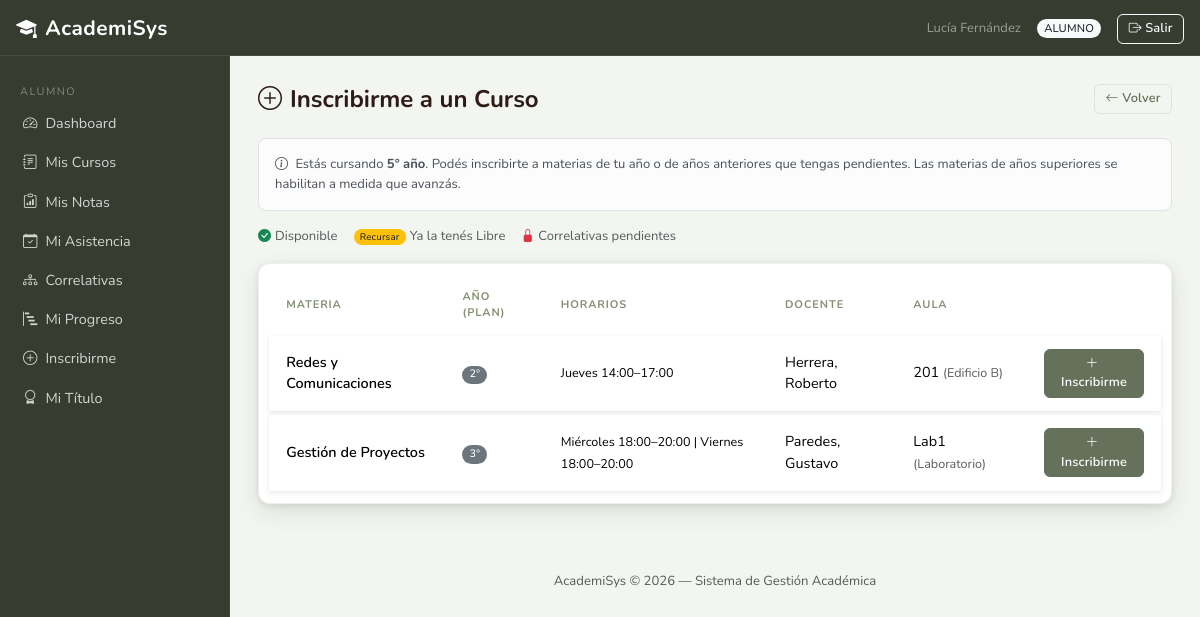
The app's page /index.php?controller=alumno&action=inscribirCurso (signed in) with its own data.
### tables this page shows
CREATE TABLE `curso` (
  `IDCurso` int(11) NOT NULL,
  `AnioLectivo` int(11) NOT NULL,
  `CodMateria` varchar(10) NOT NULL,
  `Legajo` int(11) NOT NULL,
  `IDAula` int(11) NOT NULL,
  `Activo` tinyint(1) NOT NULL DEFAULT 1
);

CREATE TABLE `materia` (
  `CodMateria` varchar(10) NOT NULL,
  `NomMateria` varchar(150) NOT NULL,
  `CodCarrera` varchar(10) DEFAULT NULL,
  `Anio` tinyint(3) UNSIGNED DEFAULT NULL,
  `ContMinimos` text DEFAULT NULL,
  `Activo` tinyint(1) NOT NULL DEFAULT 1
);

### core/Controller.php (called while the page is built, shortened)
<?php
abstract class Controller {
    protected function render(string $view, array $data = []): void {
        extract($data);
        require_once BASE_PATH . '/views/layouts/header.php';
        require_once BASE_PATH . "/views/{$view}.php";
        require_once BASE_PATH . '/views/layouts/footer.php';
    }
}

### controllers/AlumnoController.php (called while the page is built, shortened)
<?php
class AlumnoController extends Controller {
    private AlumnoModel     $alumnoModel;
    private CursoModel      $cursoModel;
    public function __construct() {
        $this->alumnoModel     = new AlumnoModel();
        $this->cursoModel      = new CursoModel();
    }
    public function inscribirCurso(): void {
        $dni    = (int)$_SESSION['usuario']['DNI'];
        $alumno = $this->alumnoModel->getByDNI($dni);
        $codCarrera = $alumno['CodCarrera'] ?? '';
        $anioMax = $this->alumnoModel->getAnioAcademico($alumno);
        $cursos = $this->cursoModel->getCursosDisponibles($dni, $codCarrera, $anioMax);
        $this->render('alumno/inscribir_curso', compact('cursos', 'error', 'anioMax'));
    }
}

### core/Router.php (called while the page is built, shortened)
<?php
class Router {
    public function dispatch(): void {
        $action     = preg_replace('/[^a-zA-Z]/', '', $_GET['action'] ?? 'login');
        $obj = new $className();
        $obj->$action();
    }
}

### index.php (called while the page is built, shortened)
<?php
require_once BASE_PATH . '/config/database.php';
require_once BASE_PATH . '/core/Model.php';
require_once BASE_PATH . '/core/Controller.php';
require_once BASE_PATH . '/core/Router.php';
$router = new Router();
$router->dispatch();

### core/Model.php (called while the page is built, shortened)
<?php
abstract class Model {
    public function __construct() {
        $this->db = Database::getConnection();
    }
}

### config/database.php (called while the page is built, shortened)
<?php
class Database {
    private static ?PDO $instance = null;
    public static function getConnection(): PDO {
        if (self::$instance === null) {
            $dsn  = 'mysql:host=localhost;dbname=academisys;charset=utf8mb4';
            $opts = [
                PDO::ATTR_ERRMODE            => PDO::ERRMODE_EXCEPTION,
                PDO::ATTR_DEFAULT_FETCH_MODE => PDO::FETCH_ASSOC,
                PDO::ATTR_EMULATE_PREPARES   => false,
            ];
            self::$instance = new PDO($dsn, 'root', '', $opts);
        }
        return self::$instance;
    }
}

### models/AlumnoModel.php (called while the page is built, shortened)
<?php
class AlumnoModel extends Model {
    public function getByDNI(int $dni): array {
        $stmt = $this->db->prepare("
            SELECT a.*, ca.NomCarrera, ca.DurAnios
              FROM Alumno a
              LEFT JOIN Carrera ca ON ca.CodCarrera = a.CodCarrera
             WHERE a.DNI = :dni
        ");
        $stmt->execute([':dni' => $dni]);
        return $stmt->fetch() ?: [];
    }
    public function getAnioAcademico(array $alumno): int {
        $anioIngreso = (int)date('Y', strtotime($alumno['FechaIngreso']));
        $anioActual  = (int)date('Y') - $anioIngreso + 1;
        $anioActual  = max(1, $anioActual);
        $durCarrera  = (int)($alumno['DurAnios'] ?? 0);
        if ($durCarrera > 0) {
            $anioActual = min($anioActual, $durCarrera);
        }
        return $anioActual;
    }
}

### models/CursoModel.php (called while the page is built, shortened)
<?php
class CursoModel extends Model {
    public function getCursosDisponibles(int $dni, string $codCarrera, int $anioMax): array {
        $stmt->execute([
            ':dni'     => $dni,
            ':dni2'    => $dni,
            ':dni3'    => $dni,
            ':carrera' => $codCarrera,
            ':anioMax' => $anioMax,
        ]);
        return $stmt->fetchAll();
    }
}

### views/alumno/inscribir_curso.php (the view, shortened to what this page needs)
<div class="d-flex justify-content-between align-items-center mb-4">
    <h4 class="fw-bold mb-0"><i class="bi bi-plus-circle me-2"></i>Inscribirme a un Curso</h4>
    <a href="index.php?controller=alumno&action=miProgreso" class="btn btn-outline-secondary btn-sm">
        <i class="bi bi-arrow-left me-1"></i>Volver
    </a>
</div>
<div class="alert alert-light border small mb-3">
    <i class="bi bi-info-circle me-1"></i>
    Estás cursando <strong><?= (int)$anioMax ?>° año</strong>. Podés inscribirte a materias de tu año o de
    años anteriores que tengas pendientes. Las materias de años superiores se habilitan a medida que avanzás.
</div>
<?php if (empty($cursos)): ?>
    <div class="alert alert-info">No hay cursos disponibles para inscribirse en este momento.</div>
<?php else: ?>
<div class="d-flex gap-3 mb-3 small text-muted">
    <span><i class="bi bi-check-circle-fill text-success me-1"></i>Disponible</span>
    <span><span class="badge bg-warning text-dark me-1" style="font-size:.6rem">Recursar</span>Ya la tenés Libre</span>
    <span><i class="bi bi-lock-fill text-danger me-1"></i>Correlativas pendientes</span>
</div>
<div class="card border-0 shadow-sm">
    <div class="card-body p-0">
        <table class="table table-hover align-middle mb-0">
            <thead class="table-light">
                <tr>
                    <th>Materia</th>
                    <th>Año (plan)</th>
                    <th>Horarios</th>
                    <th>Docente</th>
                    <th>Aula</th>
                    <th></th>
                </tr>
            </thead>
            <tbody>
            <?php foreach ($cursos as $c):
                $bloqueada = (int)$c['CorrelativasPendientes'] > 0;
            ?>
                <tr class="<?= $bloqueada ? 'table-warning' : '' ?>">
                    <td class="fw-semibold">
                        <?= htmlspecialchars($c['NomMateria']) ?>
                    </td>
                    <td><span class="badge bg-secondary"><?= (int)$c['AnioMateria'] ?>°</span></td>
                    <td><small><?= htmlspecialchars($c['Horarios'] ?? '—') ?></small></td>
                    <td><?= htmlspecialchars($c['DocApellido'] . ', ' . $c['DocNombre']) ?></td>
                    <td><?= htmlspecialchars($c['Aula']) ?> <small class="text-muted">(<?= htmlspecialchars($c['Edificio']) ?>)</small></td>
                    <td class="text-end">
                        <?php if ($bloqueada): ?>
                            <button type="button" class="btn btn-secondary btn-sm" disabled
                                    title="Aprobá las correlativas antes de inscribirte">
                                <i class="bi bi-lock me-1"></i>Bloqueado
                            </button>
                        <?php else: ?>
                            <form method="post" action="index.php?controller=alumno&action=inscribirCurso">
                                <button type="submit" class="btn btn-primary btn-sm">
                                    <i class="bi bi-plus-lg me-1"></i>Inscribirme
                                </button>
                            </form>
                        <?php endif; ?>
                    </td>
                </tr>
            <?php endforeach; ?>
            </tbody>
        </table>
    </div>
</div>
<?php endif; ?>

### assets/css/style.css (style rules this page uses)
:root { --br-900: #272E22; --br-800: #363D30; --br-700: #4A5240; --br-600: #65715A; --br-500: #849174; --br-400: #A3B090; --br-300: #C4CFBA; --br-200: #DDE5D8; --br-100: #ECF0E8; --br-50: #F3F5F0; --amber: #EF8C00; --amber-lt:#FFF8EC; --green: #4A7C4E; --green-lt:#EEF5EE; --teal: #00796B; --teal-lt: #E0F2F0; --rose: #BF360C; --rose-lt: #FBE9E7; --indigo: #3949AB; --indigo-lt:#EEF0FC; --shadow-sm: 0 1px 4px rgba(62,39,35,.07); --shadow-md: 0 4px 16px rgba(62,39,35,.13); --shadow-lg: 0 8px 32px rgba(62,39,35,.18); --radius: 10px; --radius-sm: 6px; }
body { background: var(--br-50); font-family: 'Nunito', sans-serif; font-size: .93rem; color: #2D1B17; }
h1,h2,h3,h4,h5,h6 { font-family:'Nunito',sans-serif; }
.card { border: 1px solid rgba(39,46,34,.07) !important; border-radius: 12px !important; box-shadow: 0 2px 6px rgba(39,46,34,.10), 0 8px 24px rgba(39,46,34,.10); transition: box-shadow .22s ease, transform .22s ease; background: #fff; }
.card-body { padding: 1.25rem; }
.card.shadow-sm, .card.shadow, .card.shadow-lg { box-shadow: 0 2px 6px rgba(39,46,34,.10), 0 8px 24px rgba(39,46,34,.10) !important; }
.table { border-collapse: separate !important; border-spacing: 0 4px !important; font-size: .9rem; margin: .5rem 0 !important; }
.card-body > .table, .card-body > .table-responsive .table { margin-left: .6rem !important; margin-right: .6rem !important; width: calc(100% - 1.2rem) !important; }
.table > :not(caption) > * > * { padding: .82rem 1.1rem; vertical-align: middle; border: none !important; }
.table > tbody > * > * { background-color: #fff; }
.table > thead.table-dark > tr > th, .table > thead.table-light > tr > th, .table > thead > tr > th { background: transparent !important; color: var(--br-500) !important; font-family: 'Nunito', sans-serif !important; font-size: .69rem; font-weight: 700; text-transform: uppercase; letter-spacing: .9px; border: none !important; padding-bottom: .6rem; }
.table > tbody > tr { box-shadow: 0 1px 3px rgba(39,46,34,.08), 0 2px 8px rgba(39,46,34,.05); transition: box-shadow .18s ease, transform .18s ease; }
.table > tbody > tr > td:first-child { border-radius: 8px 0 0 8px !important; }
.table > tbody > tr > td:last-child { border-radius: 0 8px 8px 0 !important; }
.btn { border-radius: 8px; font-weight: 600; font-size: .875rem; padding: .45rem .95rem; letter-spacing: .15px; transition: background .15s ease, border-color .15s ease, box-shadow .15s ease, transform .1s ease; }
.btn-sm { border-radius: 6px; font-size: .8rem; padding: .28rem .65rem; }
.btn-primary { background: var(--br-600); border-color: var(--br-600); color: #fff; }
.btn-outline-secondary { color: var(--br-600); border-color: var(--br-200); }
.badge { border-radius:20px; font-weight:500; letter-spacing:.2px; }
.alert { border-radius: 8px; border-left-width: 4px; }

### records on screen
curso: CodMateria.NomMateria "Redes y Comunicaciones", CodMateria.Anio "2", Horarios "Jueves 14:00–17:00", DocNombre "Herrera, Roberto", Aula "201", Edificio "Edificio B"
curso: CodMateria.NomMateria "Gestión de Proyectos", CodMateria.Anio "3", Horarios "Miércoles 18:00–20:00 | Viernes 18:00–20:00", DocNombre "Paredes, Gustavo", Aula "Lab1", Edificio "Laboratorio"

### other values on screen
$_SESSION['usuario']['NombreCompleto'] "Lucía Fernández"
$_SESSION['usuario']['NombreRol'] "ALUMNO"
$anioMax "5"
